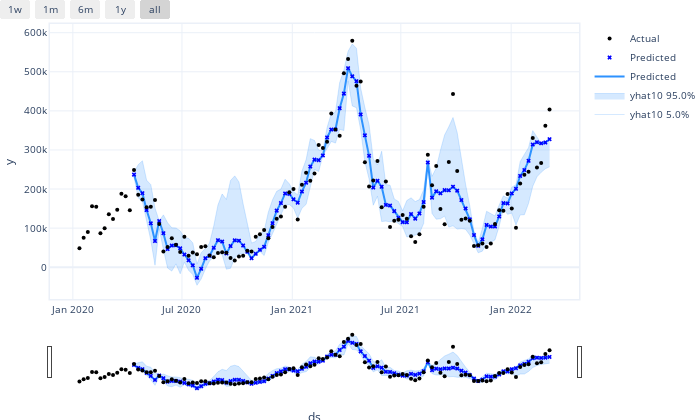

The notebook cell saved with this chart:
### Code cell
b_n2_ja.highlight_nth_step_ahead_of_each_forecast(10)

b_n2_ja.plot(b_forecast)
